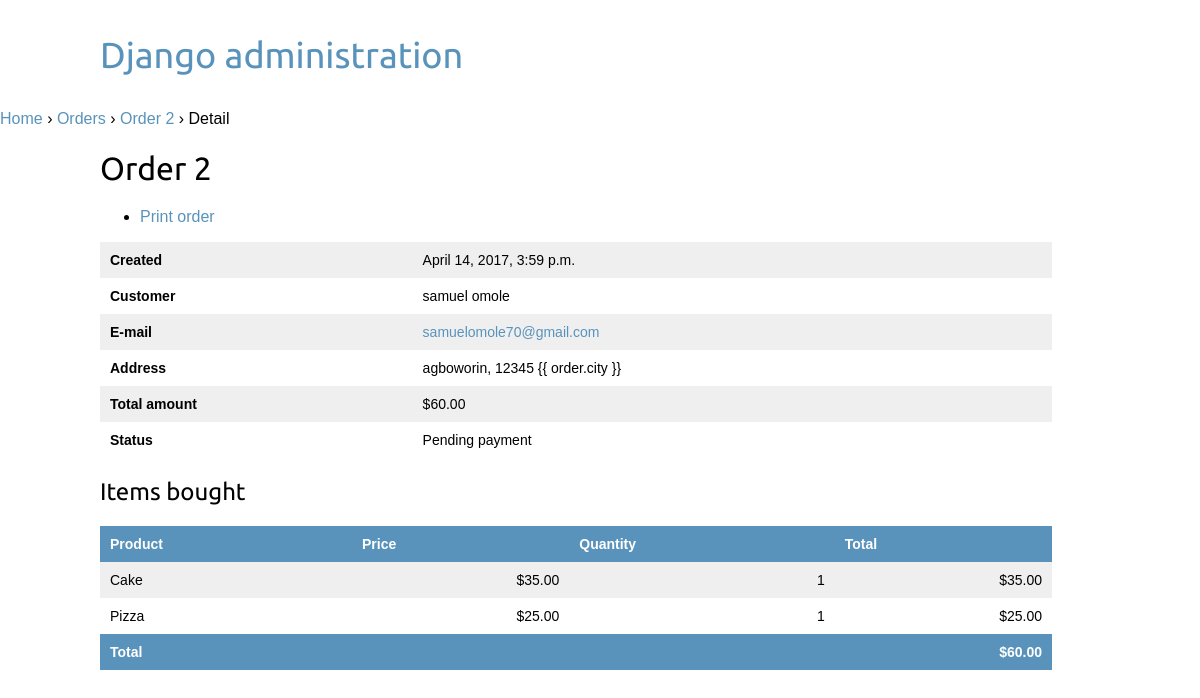
/orders/admin/order/2/ (signed in), run on the app's committed database.
### orders/models.py (models this page shows, shortened)
class Order(models.Model):
    first_name = models.CharField(max_length=50)
    last_name = models.CharField(max_length=50)
    email = models.EmailField()
    address = models.CharField(max_length=250)
    postal_code = models.CharField(max_length=20)
    city = models.CharField(max_length=100)
    created = models.DateTimeField(auto_now_add=True)
    updated = models.DateTimeField(auto_now=True)
    paid = models.BooleanField(default=False)
    coupon = models.ForeignKey(Coupon,
                               related_name='orders',
                               null=True,
                               blank=True)
    discount = models.IntegerField(default=0,
                                   validators=[MinValueValidator(0),
                                               MaxValueValidator(100)])
    class Meta:
        ordering = ('-created',)
    def get_total_cost(self):
        total_cost = sum(item.get_cost() for item in self.items.all())
        return total_cost - total_cost * \
                            (self.discount / Decimal('100'))

class OrderItem(models.Model):
    order = models.ForeignKey(Order, related_name='items')
    product = models.ForeignKey(Product,
                                related_name='order_items')
    price = models.DecimalField(max_digits=10, decimal_places=2)
    quantity = models.PositiveIntegerField(default=1)
    def get_cost(self):
        return self.price * self.quantity

### shop/models.py (models this page shows, shortened)
class Product(models.Model):
    category = models.ForeignKey(Category,
                                 related_name='products')
    name = models.CharField(max_length=200, db_index=True)
    slug = models.SlugField(max_length=200, db_index=True)
    image = models.ImageField(upload_to='products/%Y/%m/%d',
                              blank=True)
    description = models.TextField(blank=True)
    price = models.DecimalField(max_digits=10, decimal_places=2)
    stock = models.PositiveIntegerField()
    available = models.BooleanField(default=True)
    created = models.DateTimeField(auto_now_add=True)
    updated = models.DateTimeField(auto_now=True)
    class Meta:
        ordering = ('name',)
        index_together = (('id', 'slug'),)

### orders/views.py (the view)
# urls.py: url(r'^admin/order/(?P<order_id>\d+)/$',views.admin_order_detail,name='admin_order_detail'),
@staff_member_required
def admin_order_detail(request, order_id):
    order = get_object_or_404(Order, id=order_id)
    return render(request,
                  'admin/orders/order/detail.html',
                  {'order': order})

### cart/context_processors.py (called while the page is built)
def cart(request):
    return {'cart': Cart(request)}

### orders/templates/admin/orders/order/detail.html (shortened to what this page needs)
{% extends "admin/base_site.html" %}
{% load static %}
{% block extrastyle %}
<link rel="stylesheet" type="text/css" href="{% static "css/admin.css" %}" />
{% endblock %}
{% block breadcrumbs %}
<div class="breadcrumbs">
<a href="{% url "admin:index" %}">Home</a> &rsaquo;
<a href="{% url "admin:orders_order_changelist" %}">Orders</a>
&rsaquo;
<a href="{% url "admin:orders_order_change" order.id %}">Order {{order.id }}</a>
&rsaquo; Detail
</div>
{% endblock %}
{% block content %}
<h1>Order {{ order.id }}</h1>
<ul class="object-tools">
<li>
<a href="#" onclick="window.print();">Print order</a>
</li>
</ul>
<table>
<tr>
<th>Created</th>
<td>{{ order.created }}</td>
</tr>
<tr>
<th>Customer</th>
<td>{{ order.first_name }} {{ order.last_name }}</td>
</tr>
<tr>
<th>E-mail</th>
<td><a href="mailto:{{ order.email }}">{{ order.email }}</a></td>
</tr>
<tr>
    <th>Address</th>
<td>{{ order.address }}, {{ order.postal_code }} {{ order.city
}}</td>
</tr>
<tr>
<th>Total amount</th>
<td>${{ order.get_total_cost }}</td>
</tr>
<tr>
<th>Status</th>
<td>{% if order.paid %}Paid{% else %}Pending payment{% endif %}</
</tr>
</table>
<div class="module">
<div class="tabular inline-related last-related">
<table>
<h2>Items bought</h2>
<thead>
<tr>
<th>Product</th>
<th>Price</th>
<th>Quantity</th>
<th>Total</th>
</tr>
</thead>
<tbody>
    {% for item in order.items.all %}
<tr class="row{% cycle "1" "2" %}">
<td>{{ item.product.name }}</td>
<td class="num">${{ item.price }}</td>
<td class="num">{{ item.quantity }}</td>
<td class="num">${{ item.get_cost }}</td>
</tr>
{% endfor %}
<tr class="total">
<td colspan="3">Total</td>
<td class="num">${{ order.get_total_cost }}</td>
</tr>
</tbody>
</table>
</div>
</div>
{% endblock %}

### shop/static/css/base.css (style rules this page uses)
body { margin:0; padding:0; font-family:helvetica, sans-serif; }
h1, h2, h3, h4, h5 , h6 { font-family: 'Ubuntu', sans-serif; font-weight:normal; }
a { text-decoration:none; color:#5993bb; }
table { width:100%; border-spacing:0; border-collapse: collapse; }
table th, table td { text-align:left; font-size:14px; padding:10px; margin:0; }
tbody tr:nth-child(odd) { background:#efefef; }
thead th, tbody tr.total { background:#5993bb; color:#fff; font-weight:bold; }
tbody td.num { text-align:right; }
#header { padding:10px 100px; font-size:18px; overflow:auto; }
#content { padding:0 100px; overflow:hidden; }
#main { float:left; width: 96%; margin-right:-220px; overflow:hidden; }

### orders/static/css/admin.css (style rules this page uses)
table { width:100%; }
.module { margin:20px 0; }
.num { text-align:right; }
.total { background:#417690; color:#fff; font-weight:bold; }

### data on the page
Order: id "2", created "April 14, 2017, 3:59 p.m.", first_name "samuel", last_name "omole", email "samuelomole70@gmail.com", address "agboworin", postal_code "12345", get_total_cost "60.00"
OrderItem: product.name "Cake", price "35.00", quantity "1", get_cost "35.00"
OrderItem: product.name "Pizza", price "25.00", quantity "1", get_cost "25.00"
